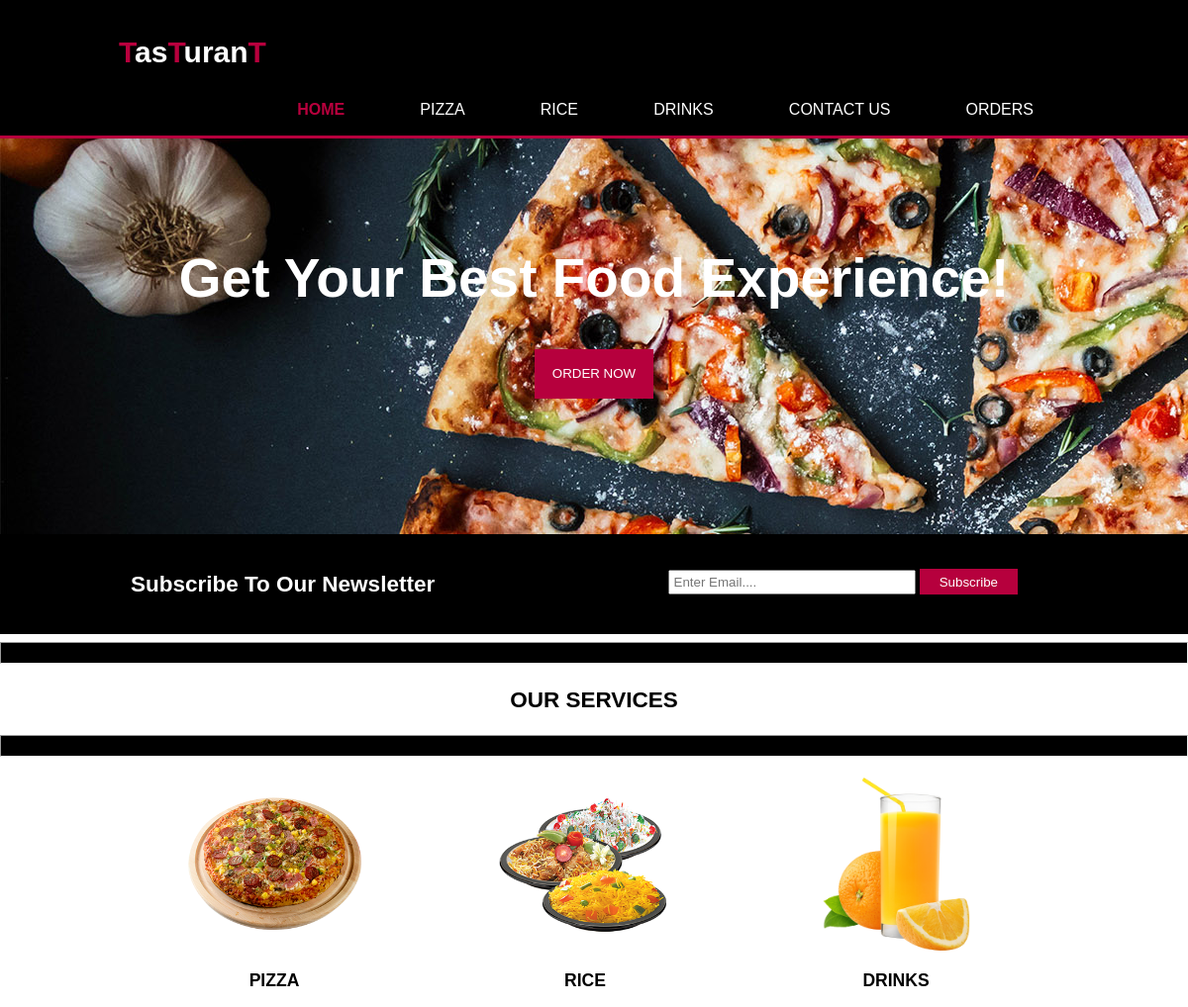
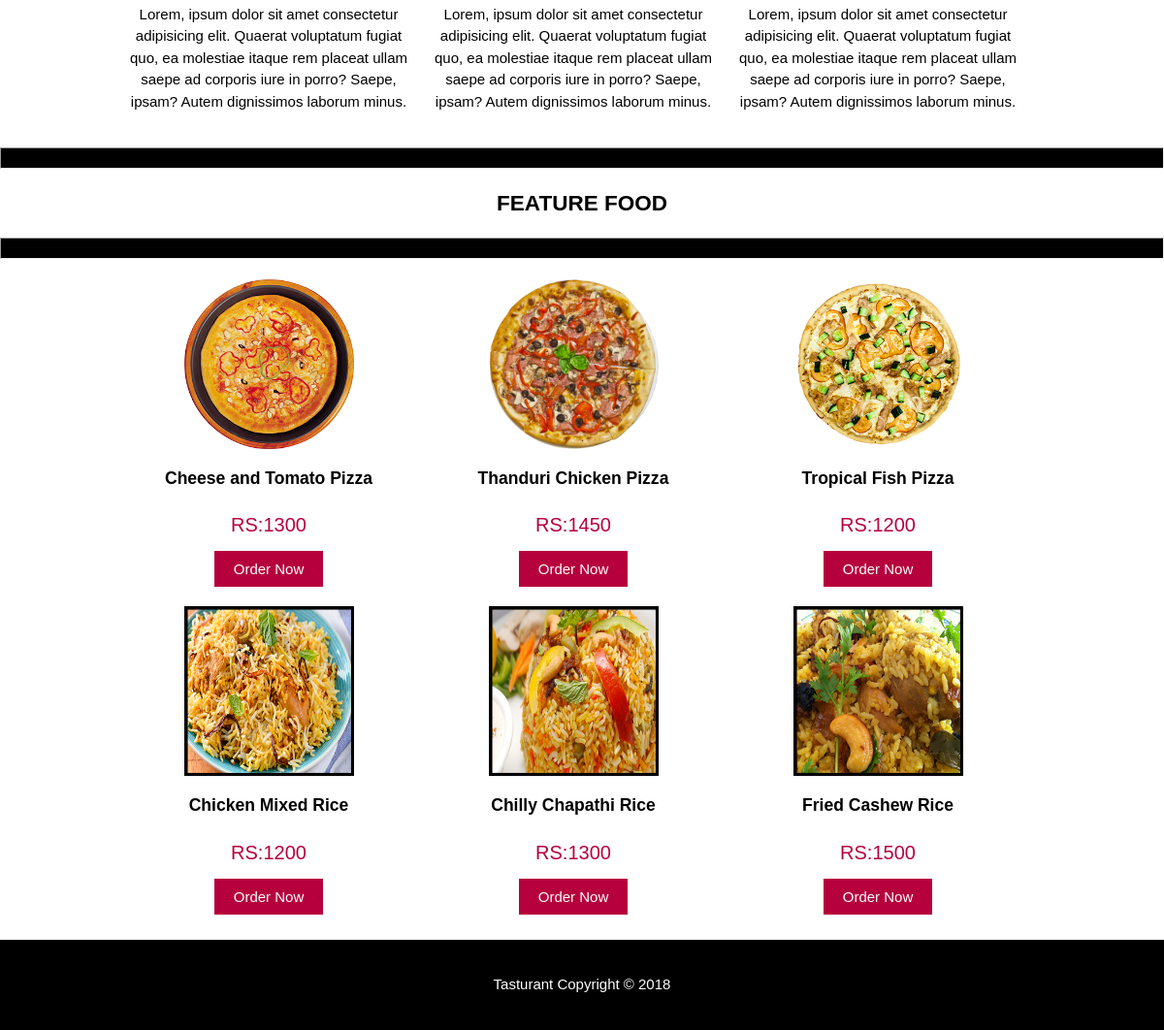
The page / on the database its author committed (2 pictures, top to bottom).
### tables this page shows
CREATE TABLE `food` (
  `id` int(5) NOT NULL,
  `item_name` varchar(100) NOT NULL,
  `item_price` int(5) NOT NULL,
  `item_qty` int(5) NOT NULL,
  `item_image` varchar(500) NOT NULL,
  `item_cat1` varchar(100) NOT NULL,
  `item_cat2` varchar(100) NOT NULL,
  `item_cat3` varchar(100) NOT NULL,
  `item_desc` varchar(300) NOT NULL
);

### index.php (the view, shortened to what this page needs)
<?php include 'inc/title.php';?>
<?php
    $link=mysqli_connect("localhost","root","");
    mysqli_select_db($link,"tasturant");
?>
<header>
        <div class="container">
                <div id="branding">
                    <h1><span class="highlight">T</span>as<span class="highlight">T</span>uran<span class="highlight">T</span></h1>
                </div>
                <nav>
                    <ul>
                        <li class="current"><a href="index.php">Home</a></li>
                        <li class="dropdown"><a href="#" class="dropbtn">Pizza</a>
                        </li>
                        <li class="dropdown"><a href="#" class="dropbtn">Rice</a>
                        </li>
                        <li><a href="drinks.php">Drinks</a></li>
                        <li><a href="contact.php">Contact Us</a></li>
                        <li><a href="wipe.php" onclick="return  confirm('Do you want to clean cart?')">Orders</a></li>
                    </ul>
                </nav>
            </div>
        </header>
        <section id="showcase">
            <div class="container">
                <h1>Get Your Best Food Experience!</h1>
            </div>
            <div id="show_button">
                <button>ORDER NOW</button>
            </div>
        </section>
        <?php include 'inc/subscribe.php';?>
        <hr style=" height:20px; background:black;">
        <section id="services">
            <div><center><h2>OUR SERVICES</h2></center></div>
            <hr style=" height:20px; background:black;">
            <div class="container">
                <div class="box back1">
                    <img src="images/pic10.png">
                    <h3>PIZZA</h3>
                    <p>Lorem, ipsum dolor sit amet consectetur adipisicing elit. Quaerat
                         voluptatum fugiat quo, ea molestiae itaque rem placeat ullam saepe
                          ad corporis iure in porro? Saepe, ipsam? Autem dignissimos laborum minus.</p>
                </div>
                <div class="box back1">
                    <img src="images/pic9.png">
                    <h3>RICE</h3>
                    <p>Lorem, ipsum dolor sit amet consectetur adipisicing elit. Quaerat
                            voluptatum fugiat quo, ea molestiae itaque rem placeat ullam saepe
                             ad corporis iure in porro? Saepe, ipsam? Autem dignissimos laborum minus.</p>
                </div>
                <div class="box back1">
                    <img src="images/pic7.png">
                    <h3>DRINKS</h3>
                    <p>Lorem, ipsum dolor sit amet consectetur adipisicing elit. Quaerat
                            voluptatum fugiat quo, ea molestiae itaque rem placeat ullam saepe
                             ad corporis iure in porro? Saepe, ipsam? Autem dignissimos laborum minus.</p>
                </div>
            </div>
            <hr style=" height:20px; background:black;">
            <div><center><h2>FEATURE FOOD</h2></center></div>
                <hr style=" height:20px; background:black;">
                <div class="container">
                <?php
                    $res = mysqli_query($link,"select * from food where item_price>=1200");
                    while($row=mysqli_fetch_array($res)){
                    if($row["item_price"]>=1200){
                ?>
                    <div class="box back1">
                    <img src="admin/<?php echo $row["item_image"];?>">
                        <h3><?php echo $row["item_name"];?></h3>
                        <p class="prize">RS:<?php echo $row["item_price"];?></p>
                        <a href="item_desc.php?id=<?php echo $row["id"]; ?>" class="b_food_order">Order Now</a>
                    </div>
                <?php
                    }
                }
                ?>
                </div>
        </section>
 <?php include 'inc/footer.php';?>

### inc/title.php (shortened to what this page needs)
<html>
    <head>
        <link rel="stylesheet" type="text/css" href="css/style.css">
    </head>
    <body>

### inc/subscribe.php
<section id="subscribe">
            <div class="container">
                <h1>Subscribe To Our Newsletter</h1>
                <form action="sub.php" method="POST">
                    <input type="email" name="email" placeholder="Enter Email....">
                    <button type="submit" class="b_sub">Subscribe</button>
                </form>
            </div>
        </section>

### inc/footer.php
<footer>
        <p>Tasturant Copyright &copy; 2018</p>
</footer>
    </body>
</html>

### css/style.css (style rules this page uses)
body { font: 15px/1.5 Arial, Helvetica, sans-serif; padding: 0; margin: 0; background-color: rgb(255, 255, 255); }
.container { width: 80%; margin: auto; overflow: hidden; }
ul { padding: 0; margin: 0; }
header { background: rgb(0, 0, 0); color: white; padding-top: 30px; min-height: 60px; border-bottom: rgb(182, 0, 61) 3px solid; }
header a { color: white; text-decoration: none; text-transform: uppercase; font-size: 16px; }
header li { display: inline; padding: 0 20px 0 20px; }
header #branding { float: left; }
header #branding h1 { margin: 0; }
header nav { float: right; margin-top: 10px; }
header .highlight, header .current a { color: rgb(184, 0, 61); font-weight: bold; }
li a, .dropbtn { display: inline-block; color: white; text-align: center; padding: 14px 16px; text-decoration: none; }
li.dropdown { display: inline-block; }
#showcase { min-height: 400px; width: 100%; background:url('../images/head.jpg') no-repeat 0 -200px; text-align: center; color: white; }
#showcase h1 { margin-top: 100px; margin-bottom: 10px; font-size: 55px; }
#show_button { padding: 20px; }
#showcase button { height:50px; width: 120px; background: rgb(182, 0, 61); border: none; padding-left: 10px; padding-right: 10px; color: white; }
#subscribe { padding: 15px; color: white; background: rgb(0, 0, 0); }
#subscribe h1 { float: left; }
#subscribe form { float: right; margin-top: 20px; }
#subscribe input[type="email"] { padding: 4px; height: 25px; width: 250px; }
.b_sub { margin-right:40px; height: 26px; background: rgb(182, 0, 61); border: none; padding-left: 20px; padding-right: 20px; color: white; }
#services { margin-top: 20px; }
#services .box { float: left; width: 30%; padding: 13px; text-align: center; }
#services .box img { width: 175px; }
.prize { font-size: 15pt; color: rgb(182, 0, 61); }
.b_food_order { background: rgb(182, 0, 61); border: none; padding-left: 20px; padding-right: 20px; color: white; text-decoration: none; padding-top: 10px; padding-bottom: 10px; }
footer { padding: 20px; margin-top: 20px; color: white; background-color: rgb(0, 0, 0); text-align: center; }

### rows shown on the page
food: item_image (picture), item_name "Cheese and Tomato Pizza", item_price "1300"
food: item_image (picture), item_name "Thanduri Chicken Pizza", item_price "1450"
food: item_image (picture), item_name "Tropical Fish Pizza", item_price "1200"
food: item_image (picture), item_name "Chicken Mixed Rice", item_price "1200"
food: item_image (picture), item_name "Chilly Chapathi Rice", item_price "1300"
food: item_image (picture), item_name "Fried Cashew Rice", item_price "1500"
